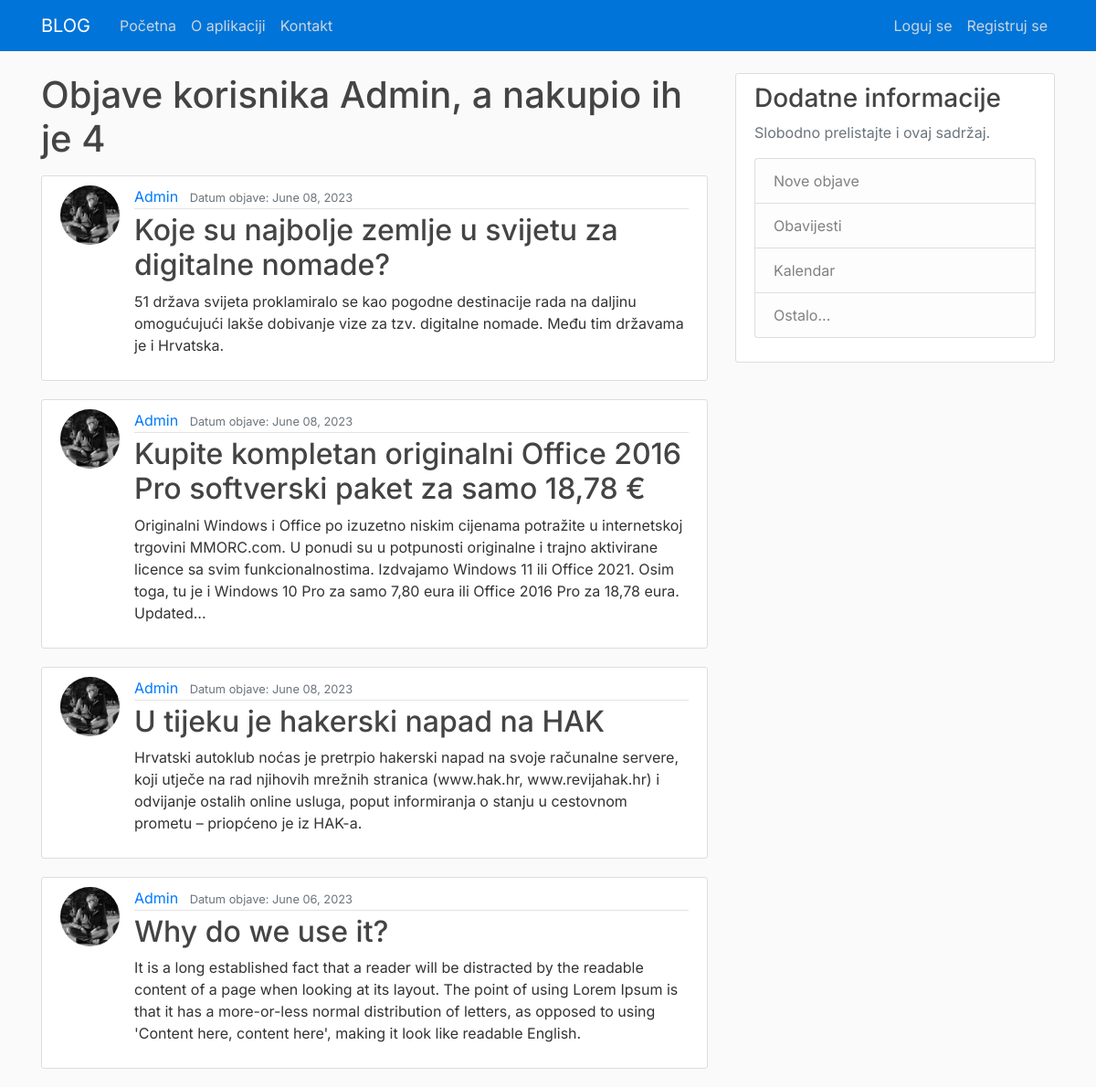
/user/Admin/, run on the app's committed database.
### blog/models.py (models this page shows, shortened)
class Clanak(models.Model):
    naslov = models.CharField(max_length=100)
    sadrzaj = models.TextField()
    datum_objave = models.DateTimeField(default=timezone.now)
    autor = models.ForeignKey(User, on_delete=models.CASCADE)

### korisnici/models.py (models this page shows, shortened)
class Profil(models.Model):
    user = models.OneToOneField(User, on_delete=models.CASCADE)
    slika = models.ImageField(default='default.jpg', upload_to='profilne_slike')

### blog/views.py (the view)
# urls.py: path('user/<str:username>/', UserPostListView.as_view(), name='user-post'),
class UserPostListView(ListView):
    model = Clanak
    template_name = 'blog/user_posts.html'
    context_object_name = 'postovi'
    paginate_by = 5
    def get_queryset(self):
        user = get_object_or_404(User, username=self.kwargs.get('username'))
        return Clanak.objects.filter(autor=user).order_by('-datum_objave')

### blog/templates/blog/user_posts.html (shortened to what this page needs)
{% extends 'blog/base.html' %}
{% block content %}
<h1 class="mb-3">Objave korisnika {{ view.kwargs.username }}, a nakupio ih je {{ page_obj.paginator.count}}</h1>
{% for post in postovi %}
    <article class="media content-section">
    <img class="rounded-circle article-img" src="{{ post.autor.profil.slika.url }}">
        <div class="media-body">
            <div class="article-metadata">
            <a class="mr-2" href="{% url 'user-post' post.autor.username %}">{{ post.autor }}</a>
            <small class="text-muted">Datum objave: {{ post.datum_objave|date:"F d, Y" }}</small>
            </div>
            <h2><a class="article-title" href="{% url 'post-detail' post.id %}">{{ post.naslov }}</a></h2>
            <p class="article-content">{{ post.sadrzaj }}</p>
        </div>
    </article>
{% endfor %}
{% endblock content %}

### blog/static/blog/main.css (style rules this page uses)
body { background: #fafafa; color: #333333; margin-top: 5rem; font-family: 'Inter', sans-serif; }
h1, h2, h3, h4, h5, h6 { color: #444444; }
.content-section { background: #ffffff; padding: 10px 20px; border: 1px solid #dddddd; border-radius: 3px; margin-bottom: 20px; }
.article-title { color: #444444; }
.article-content { white-space: pre-line; }
.article-img { height: 65px; width: 65px; margin-right: 16px; }
.article-metadata { padding-bottom: 1px; margin-bottom: 4px; border-bottom: 1px solid #e3e3e3 }

### data on the page
Clanak: autor.profil.slika (picture), autor "Admin", datum_objave "June 08, 2023", naslov "Koje su najbolje zemlje u svijetu za digitalne nomade?", sadrzaj "51 država svijeta proklamiralo se kao pogodne destinacije rada na daljinu omogućujući lakše dobivanje vize za tzv. digitalne nomade. Među tim državama je i Hrvatska."
Clanak: autor.profil.slika (picture), autor "Admin", datum_objave "June 08, 2023", naslov "Kupite kompletan originalni Office 2016 Pro softverski paket za samo 18,78 €", sadrzaj "Originalni Windows i Office po izuzetno niskim cijenama potražite u internetskoj trgovini MMORC.com. U ponudi su u potpunosti originalne i trajno aktivirane licence sa svim funkcionalnostima. Izdvajamo Windows 11 ili Office 2021. Osim toga, tu je i Windows 10 Pro za samo 7,80 eura ili Office 2016 Pro za 18,78 eura. Updated..."
Clanak: autor.profil.slika (picture), autor "Admin", datum_objave "June 08, 2023", naslov "U tijeku je hakerski napad na HAK", sadrzaj "Hrvatski autoklub noćas je pretrpio hakerski napad na svoje računalne servere, koji utječe na rad njihovih mrežnih stranica (www.hak.hr, www.revijahak.hr) i odvijanje ostalih online usluga, poput informiranja o stanju u cestovnom prometu – priopćeno je iz HAK-a."
Clanak: autor.profil.slika (picture), autor "Admin", datum_objave "June 06, 2023", naslov "Why do we use it?", sadrzaj "It is a long established fact that a reader will be distracted by the readable content of a page when looking at its layout. The point of using Lorem Ipsum is that it has a more-or-less normal distribution of letters, as opposed to using 'Content here, content here', making it look like readable English."

### other printed values
{{ view.kwargs.username }} "Admin"
{{ page_obj.paginator.count }} "4"
